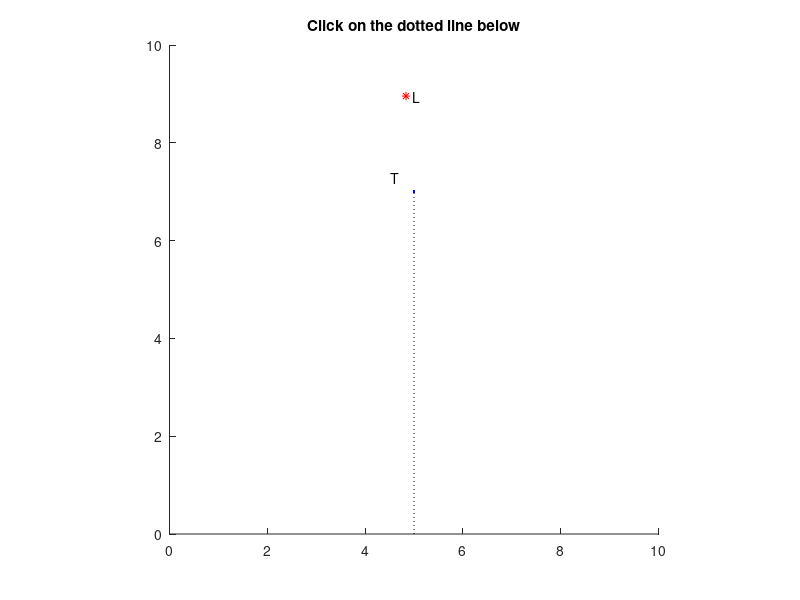

Write the MATLAB code that produced this figure. (Note: this script raises an error after producing the figure.)
% Script castShadow
% Position a light source and a box in a room and determine the extent of
% the shadow cast by the box. Includes visuals.
% Enhanced by: Ryan Ellis

clearvars

% Set up the window
close all         % Close all previous figure windows
figure            % Start a new figure window
hold on           % Keep the same set of axes (multiple plots on same axes)
axis equal        % unit lengths on x- and y-axis are equal
axis([0 10 0 10]) % x-axis limits [0,10], y-axis limits [0,10]

% Top left corner of box, point T
xt=5;  yt=7;
plot(xt, yt, 'b.')           % Format: Blue circle
plot([xt xt], [0 yt], 'k:')  % Format: blacK dotted line
text(xt-0.6, yt+0.3, '  T')

%%% Do not change the code above %%%
%%%%%%%%%%%%%%%%%%%%%%%%%%%%%%%%%%%%
%%% Modify the code below %%%%%%%%%%

% Light source, point L
xL=(rand()*xt);  yL=rand()*(10-yt)+yt;
plot(xL, yL, 'r*')           % Format: Red asterisk
text(xL, yL, '  L')



% User-clicked point
title('Click on the dotted line below')
[~, yu]= ginput(1);
xu=xt; % ALIAS
plot(xt, yu, 'b+')          
text(xt-0.6, yu-0.3, '  U')
messageToShow= sprintf('Light source: (%.1f,%.1f)', xL, yL);
title(messageToShow)

% % Radial rays (UNCOMMENT FOR COOL)
% for theta=0:0.05:2*pi
%    plot([xL 20*cos(theta)],[yL 20*sin(theta)], '-','Color','yellow')
% end

% Draw a rectangle between the edge, T, and U
plot([xt 10],[yt yt], '-','LineWidth',2 ,'Color','#ff4000')   
plot([xt xt],[yt yu], '-','LineWidth',2 ,'Color','#ff4000')
plot([xt 10],[yu yu], '-','LineWidth',2 ,'Color','#ff4000')
plot([10 10],[yt yu], '-','LineWidth',2 ,'Color','#ff4000')

% % Adds bars to rectangle  (UNCOMMENT FOR COOL)
% for patternY = yu:0.1:yt
% plot([xt 10],[patternY patternY], '-','LineWidth',3 ,'Color','#ff9900')
% end
% for patternY = yu+0.1:0.2:yt
% plot([xt 10],[patternY-0.1 patternY+0.1], '-','Color','#ff4000')
% end


% Calculates position of shadow start
rayRise=yL-yu;
rayRun=xL-xu;
raySlope=rayRise/-rayRun;
xS=(yL/raySlope)+xL;
yS=yu-((10-xu)*raySlope);

% % Fills in shadow  (UNCOMMENT FOR COOL)
% for shadowY = 0:0.1:yu
%    plot([((10-shadowY/raySlope)-(10-xS)), 10],[shadowY, shadowY], '-','LineWidth',3, 'Color','#2e2e6b')
% end

% Draws line to shadow point
plot(xS, 0, 'y.')          
text(xS, 0.3, '  S', 'Color',"white")
plot([xL xS],[yL 0], 'r*:') 

% Draws shadow edge lines
plot([xS 10],[0 0], '-','LineWidth',3, 'Color','#00004d')
plot([10 10],[yS yu], '-','LineWidth',3,'Color','#00004d')



%%%%%%%%%%%%%%%%%%%%%%%%%%%%%%%%%%%%
%%% Do not change the code below %%%

hold off